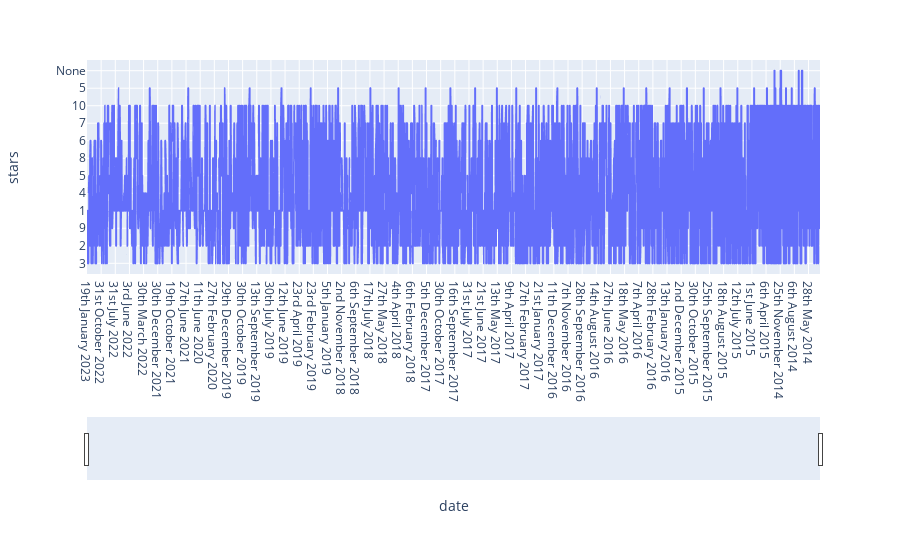

This figure's notebook cell:
### Markdown cell above
Time Series Analysis

### Code cell
fig = px.line(df, x='date', y="stars")
fig.update_xaxes(rangeslider_visible=True)
fig.show()

### Figure 1 — Plotly figure (JSON) as saved in the notebook; plotly's stock layout.template omitted (floating-point values rounded to 4 significant figures; data arrays with more than 128 entries replaced by an {"elided": "..."} marker saying what was removed)
{"data": [{"hovertemplate": "date=%{x}<br>stars=%{y}<extra></extra>", "legendgroup": "", "line": {"color": "#636efa", "dash": "solid"}, "marker": {"symbol": "circle"}, "mode": "lines", "name": "", "showlegend": false, "type": "scattergl", "x": {"elided": "3460 str values"}, "xaxis": "x", "y": {"elided": "3460 str values"}, "yaxis": "y"}], "layout": {"legend": {"tracegroupgap": 0}, "margin": {"t": 60}, "xaxis": {"anchor": "y", "domain": [0, 1], "rangeslider": {"visible": true}, "title": {"text": "date"}}, "yaxis": {"anchor": "x", "domain": [0, 1], "title": {"text": "stars"}}}}
